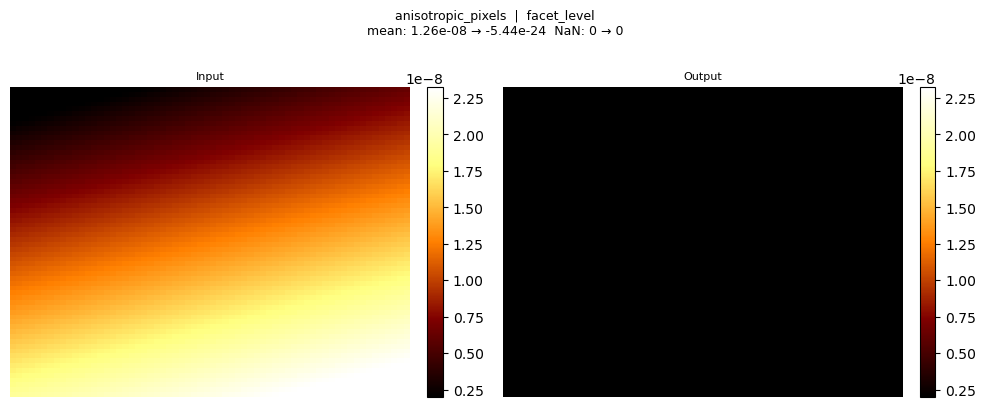
#> input picture scripts/adversarial_renders/anisotropic_pixels_facet_level.png, 986 x 408 px
$ python -i edge_detection.py   (imports and definitions only)
#> lines starting #> are read from the running program, lines starting #| are printed output that depends on the picture
### probeflow/processing/_image_utils.py
"""Private shared helpers used across multiple image-processing submodules."""

from __future__ import annotations


import numpy as np
from scipy.ndimage import gaussian_filter


# [10 lines left out: functions _finite_mean, _finite_median, not called in this run]


def _nonnegative_finite(value: float, name: str) -> float:
    value = float(value)
    if not np.isfinite(value) or value < 0.0:
        raise ValueError(f"{name} must be finite and non-negative")
    return value


# [26 lines left out: functions _positive_finite, _nan_normalized_gaussian, not called in this run]

### probeflow/processing/edge_detection.py
"""Advanced edge detection: Canny and Sobel/Scharr gradient filters.

These detectors are *non-destructive analysis* operations: they return an
:class:`EdgeDetectionResult` carrying any of a display image, a boolean edge
mask, a gradient magnitude, and a gradient orientation, plus the parameters
used (for provenance and auto-naming).  Unlike :func:`probeflow.processing.
filters.edge_detect` (a history-replayable display filter), these functions are
the backend for the Advanced Edge Detection dialog and the active-mask layer.

NaN handling follows the same convention as ``edge_detect``: non-finite pixels
are filled with the finite mean before filtering, and NaN is restored in the
returned ``display_image`` / excluded from any mask.
"""

from __future__ import annotations

from dataclasses import dataclass, field

import numpy as np

from ._image_utils import _finite_mean, _nonnegative_finite

__all__ = [
    "EdgeDetectionResult",
    "CANNY_PRESETS",
    "canny_edges",
    "gradient_filter",
]


# ── Result model ──────────────────────────────────────────────────────────────

@dataclass(frozen=True)
class EdgeDetectionResult:
    """Outputs of one advanced edge-detection operation.

    An edge detector can yield more than one useful product, so each field is
    optional and populated only when meaningful for the method:

    * ``display_image``       — array suitable for direct display (NaN-preserving).
    * ``edge_mask``           — boolean array suitable for the active-mask layer.
    * ``gradient_magnitude``  — continuous gradient response (Sobel/Scharr).
    * ``gradient_orientation``— gradient direction in radians, ``arctan2(gy, gx)``,
      in **image coordinates** (the row axis y increases *downward*), so a
      positive angle turns from +x toward the bottom of the image — not the
      math/physical y-up convention.  NaN marks pixels with no valid gradient
      (NaN-contaminated or outside the ROI).
    """

    method: str
    source_channel: str | None = None
    display_image: np.ndarray | None = None
    edge_mask: np.ndarray | None = None
    gradient_magnitude: np.ndarray | None = None
    gradient_orientation: np.ndarray | None = None
    parameters: dict[str, object] = field(default_factory=dict)
    pixel_size_nm: float | None = None


# ── Canny presets (sigma in px; low/high as percentiles) ────────────────────────

CANNY_PRESETS: dict[str, dict[str, float]] = {
    "Fine atomic/defect edges": {"sigma": 0.8, "low": 70.0, "high": 90.0},
    "Step edges / islands":     {"sigma": 2.0, "low": 60.0, "high": 85.0},
    "Noisy scan":               {"sigma": 3.0, "low": 50.0, "high": 80.0},
    "Strict edges only":        {"sigma": 1.5, "low": 80.0, "high": 95.0},
}


# ── Shared NaN-handling helper ──────────────────────────────────────────────────

def _prepare(arr: np.ndarray) -> tuple[np.ndarray, np.ndarray]:
    """Return ``(filled, nan_mask)``: a finite float64 copy and the NaN mask.

    Non-finite pixels are replaced with the finite mean so spatial filters do
    not propagate NaN; the mask lets callers restore NaN afterwards.
    """
    a = np.asarray(arr, dtype=np.float64)
    nan_mask = ~np.isfinite(a)
    if nan_mask.any():
        a = a.copy()
        a[nan_mask] = _finite_mean(a)
    return a, nan_mask


def _coerce_roi_mask(roi_mask: np.ndarray | None, shape: tuple[int, ...]) -> np.ndarray | None:
    if roi_mask is None:
        return None
    m = np.asarray(roi_mask, dtype=bool)
    if m.shape != shape:
        raise ValueError(f"roi_mask shape {m.shape} != image shape {shape}")
    return m


# ── Canny ───────────────────────────────────────────────────────────────────────

def canny_edges(
    arr: np.ndarray,
    *,
    sigma: float = 1.0,
    threshold_mode: str = "percentile",
    low: float = 70.0,
    high: float = 90.0,
    roi_mask: np.ndarray | None = None,
    preset: str | None = None,
    pixel_size_nm: float | None = None,
    pixel_size_x_nm: float | None = None,
    pixel_size_y_nm: float | None = None,
    source_channel: str | None = None,
) -> EdgeDetectionResult:
    """Detect edges with the Canny algorithm (``skimage.feature.canny``).

    Parameters
    ----------
    sigma:
        Gaussian smoothing width **in pixels**.  ``skimage.feature.canny`` only
        accepts a scalar sigma, so the smoothing is isotropic *in pixel space*.
        On anisotropic scans (``pixel_size_x_nm != pixel_size_y_nm``) it is
        therefore not isotropic in physical space; the recorded ``sigma_x_nm`` /
        ``sigma_y_nm`` express the per-axis physical extent for provenance.
    threshold_mode:
        ``"percentile"`` (default) interprets *low*/*high* as percentiles
        (0–100) of the gradient magnitude — robust across STM channels whose
        absolute scale varies.  ``"absolute"`` uses *low*/*high* directly.
    low, high:
        Hysteresis thresholds.  Percentiles in percentile mode, raw gradient
        values in absolute mode.
    roi_mask:
        Optional boolean mask; edges are only detected where it is True.
    preset:
        Name in :data:`CANNY_PRESETS`; when given it overrides *sigma*/*low*/
        *high*.
    pixel_size_x_nm, pixel_size_y_nm:
        Optional physical pixel spacings, recorded for provenance only (the
        smoothing remains pixel-space).  Fall back to *pixel_size_nm*.
    """
    from skimage.feature import canny as _canny

    if preset is not None:
        if preset not in CANNY_PRESETS:
            raise ValueError(f"Unknown Canny preset {preset!r}. Choices: {sorted(CANNY_PRESETS)}")
        p = CANNY_PRESETS[preset]
        sigma, low, high = p["sigma"], p["low"], p["high"]

    sigma = _nonnegative_finite(sigma, "sigma")
    if threshold_mode not in ("percentile", "absolute"):
        raise ValueError(f"Unknown threshold_mode {threshold_mode!r}")
    if low > high:
        low, high = high, low

    a, nan_mask = _prepare(arr)
    roi = _coerce_roi_mask(roi_mask, a.shape)

    # Restrict Canny to finite pixels (and the ROI, if given).
    valid = ~nan_mask
    canny_mask = valid if roi is None else (valid & roi)

    use_quantiles = threshold_mode == "percentile"
    if use_quantiles:
        low_t, high_t = low / 100.0, high / 100.0
    else:
        low_t, high_t = float(low), float(high)

    if nan_mask.all() or not canny_mask.any():
        edge = np.zeros(a.shape, dtype=bool)
    else:
        if use_quantiles and not canny_mask.all():
            # skimage computes quantile thresholds over the WHOLE gradient-
            # magnitude array even when a mask is given, so the near-zero
            # gradient outside the ROI/valid region dilutes the percentile
            # cut and systematically over-detects edges inside the region
            # (review: outside-region pixels must not enter threshold
            # statistics). Compute the percentiles over the restricted
            # region ourselves — mirroring skimage's smoothed ndi.sobel
            # magnitude — and hand skimage absolute thresholds instead.
            from scipy import ndimage as _ndi

            smoothed = _ndi.gaussian_filter(a, max(sigma, 1e-3))
            mag = np.hypot(
                _ndi.sobel(smoothed, axis=0), _ndi.sobel(smoothed, axis=1)
            )
            vals = mag[canny_mask]
            low_t, high_t = (
                float(v) for v in np.percentile(vals, [float(low), float(high)])
            )
            use_quantiles = False
        edge = _canny(
            a,
            sigma=max(sigma, 1e-3),
            low_threshold=low_t,
            high_threshold=high_t,
            mask=canny_mask,
            use_quantiles=use_quantiles,
        )

    display = edge.astype(np.float64)
    if nan_mask.any():
        display[nan_mask] = np.nan

    params: dict[str, object] = {
        "method": "canny",
        "sigma": float(sigma),
        "threshold_mode": threshold_mode,
        "low": float(low),
        "high": float(high),
        "roi_restricted": roi is not None,
        "preset": preset,
        "source_channel": source_channel,
    }
    # Per-axis physical extent of the (pixel-space) Gaussian, for provenance.
    dx = pixel_size_x_nm or pixel_size_nm
    dy = pixel_size_y_nm or pixel_size_nm
    if dx:
        params["sigma_x_nm"] = float(sigma) * float(dx)
    if dy:
        params["sigma_y_nm"] = float(sigma) * float(dy)
    if pixel_size_nm is not None:
        params["sigma_nm"] = float(sigma) * float(pixel_size_nm)

    return EdgeDetectionResult(
        method="canny",
        source_channel=source_channel,
        display_image=display,
        edge_mask=edge,
        parameters=params,
        pixel_size_nm=pixel_size_nm,
    )


# ── Sobel / Scharr gradient ──────────────────────────────────────────────────────

_GRADIENT_OUTPUTS = ("magnitude", "x", "y", "orientation")


# [168 lines left out: function gradient_filter, not called in this run]

>>> import cv2
>>> picture = cv2.imread('../../scripts/adversarial_renders/anisotropic_pixels_facet_level.png', cv2.IMREAD_GRAYSCALE)
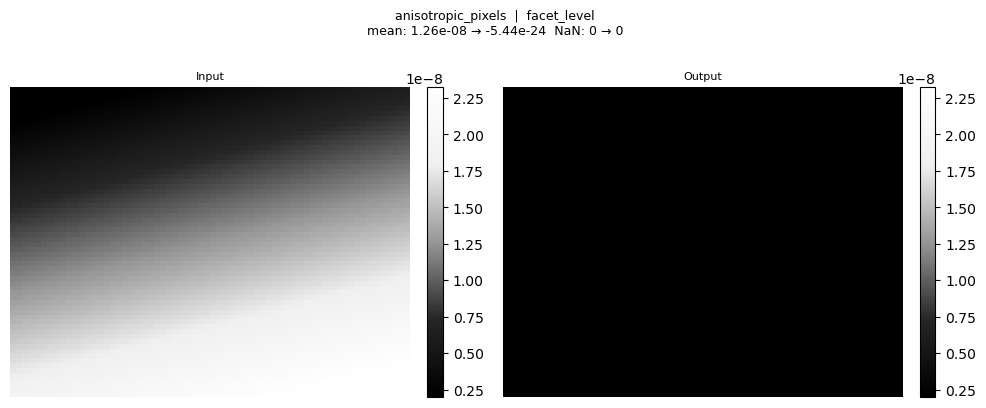
#> picture: shape (408, 986); min 0, max 255, mean 135.4
>>> result = canny_edges(picture)
#> in _prepare, `nan_mask = ~np.isfinite(a)`: nan_mask: shape (408, 986) bool; every value is 0
#> in canny_edges, `valid = ~nan_mask`: valid: shape (408, 986) bool; every value is 1
#> in canny_edges, `edge = _canny( a, sigma=max(sigma, 1e-3), low_threshold=low_t, high_th..`:
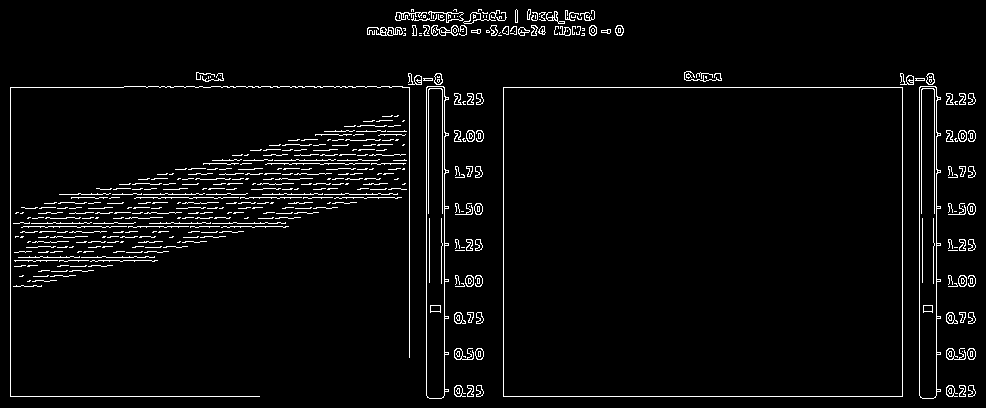
#> edge: shape (408, 986) bool; 3.8% white in thin lines or dots
#> in canny_edges, `display = edge.astype(np.float64)`: display: shape (408, 986) float64; values 0 (black) and 1 (white), 3.8% white in thin lines or dots

$ run again, on scripts/adversarial_renders/flat_with_outlier_align_rows_median.png
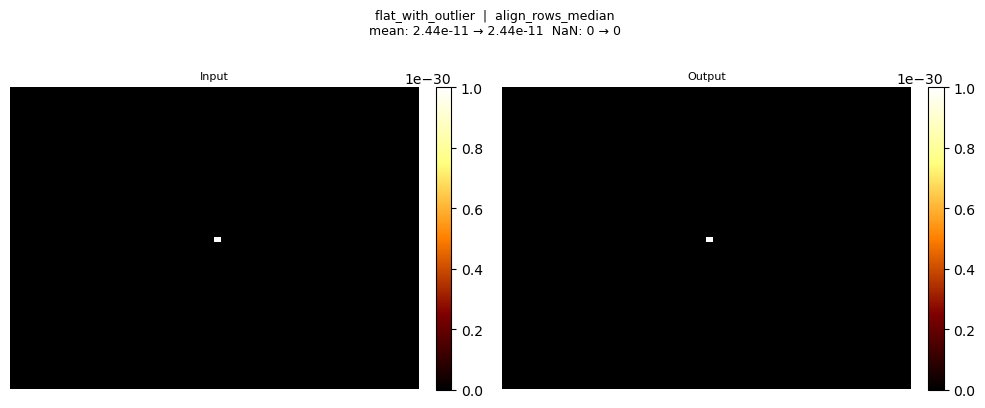
#> input picture scripts/adversarial_renders/flat_with_outlier_align_rows_median.png, 985 x 408 px
#> `picture = cv2.imread('../../scripts/adversarial_renders/anisotropic_pi..`:
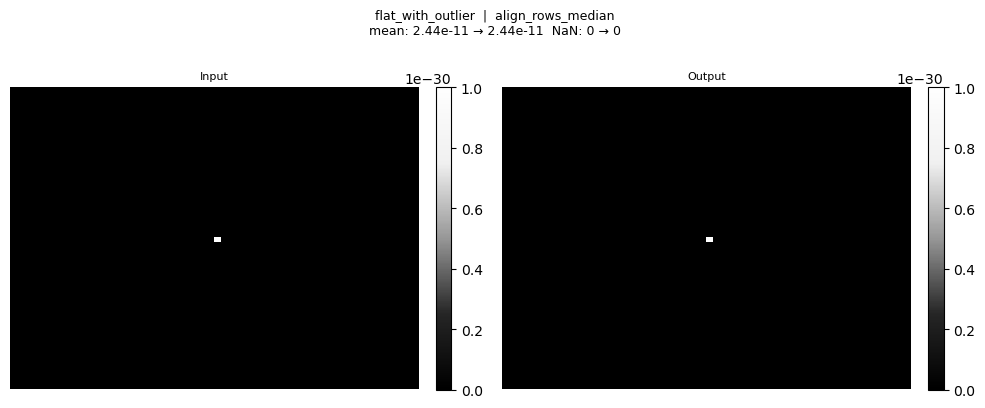
#> picture: shape (408, 985); min 0, max 255, mean 93.4
#> nan_mask: shape (408, 985) bool; every value is 0
#> valid: shape (408, 985) bool; every value is 1
#> in canny_edges, `edge = _canny( a, sigma=max(sigma, 1e-3), low_threshold=low_t, high_th..`:
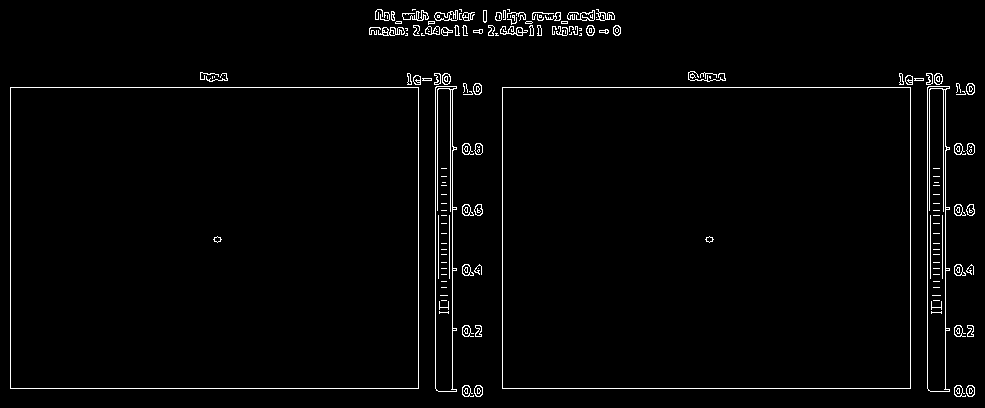
#> edge: shape (408, 985) bool; 2.2% white in thin lines or dots
#> display: shape (408, 985) float64; values 0 (black) and 1 (white), 2.2% white in thin lines or dots
